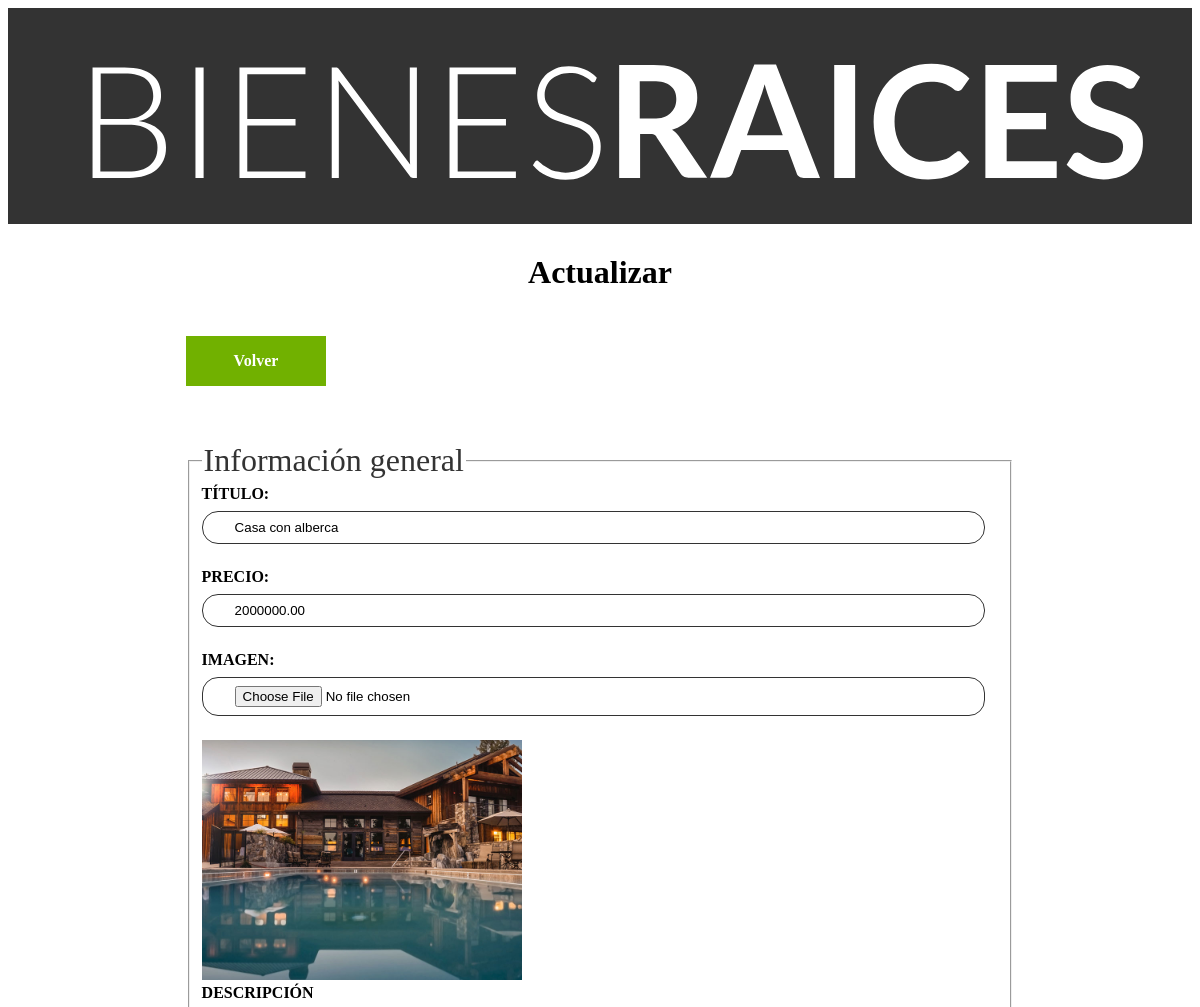
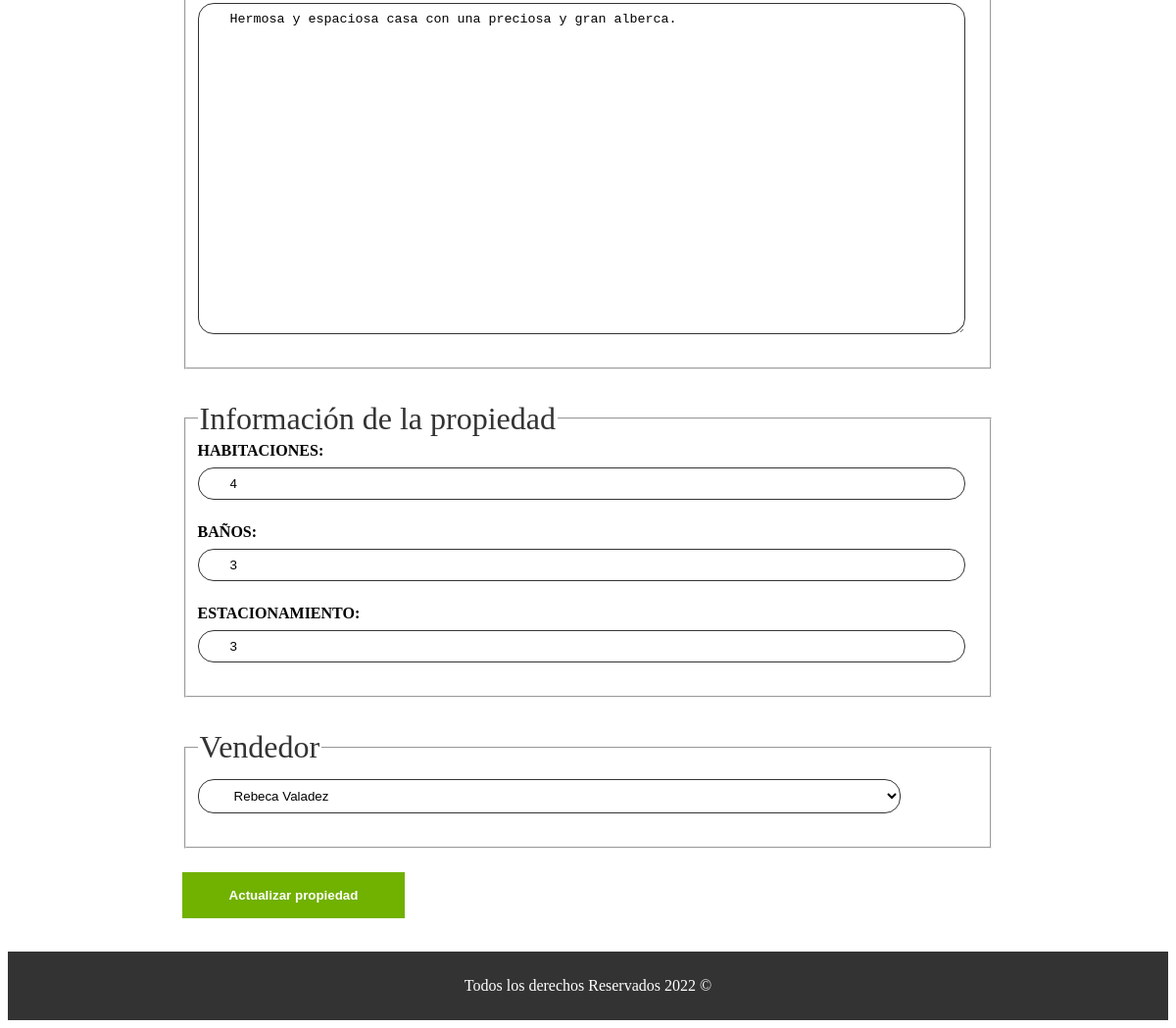
Screenshot of /Propiedades/Actualizar.php?id=19 with the database file from the repository (2 pictures, top to bottom).
### tables this page shows
CREATE TABLE `propiedades` (
  `id` int(11) NOT NULL AUTO_INCREMENT,
  `titulo` varchar(60) DEFAULT NULL,
  `precio` decimal(10,2) DEFAULT NULL,
  `imagen` varchar(200) DEFAULT NULL,
  `descripcion` longtext,
  `habitaciones` int(1) DEFAULT NULL,
  `wc` int(1) DEFAULT NULL,
  `estacionamiento` int(1) DEFAULT NULL,
  `creado` date DEFAULT NULL,
  `vendedorId` int(11) DEFAULT NULL,
  PRIMARY KEY (`id`),
  KEY `vendedorId_idx` (`vendedorId`),
  CONSTRAINT `vendedorId` FOREIGN KEY (`vendedorId`) REFERENCES `vendedores` (`id`) ON DELETE NO ACTION ON UPDATE NO ACTION
);

CREATE TABLE `vendedores` (
  `id` int(11) NOT NULL AUTO_INCREMENT,
  `nombre` varchar(45) DEFAULT NULL,
  `apellido` varchar(45) DEFAULT NULL,
  `telefono` varchar(10) DEFAULT NULL,
  PRIMARY KEY (`id`)
);

### Propiedades/Actualizar.php (the view, shortened to what this page needs)
<?php
$id = $_GET['id'];
$id = filter_var($id, FILTER_VALIDATE_INT);
$db = conectarDB();
$consulta = "SELECT * FROM propiedades WHERE id = $id";
$resultado = mysqli_query($db, $consulta);
$propiedad = mysqli_fetch_assoc($resultado);
$consulta = "SELECT * FROM vendedores";
$resultado = mysqli_query($db, $consulta);
$titulo = $propiedad['titulo'];
$precio = $propiedad['precio'];
$descripcion = $propiedad['descripcion'];
$habitaciones = $propiedad['habitaciones'];
$wc = $propiedad['wc'];
$estacionamiento = $propiedad['estacionamiento'];
$vendedorId = $propiedad['vendedorId'];
?>
<!DOCTYPE html>
<html lang="en">
<head>
  <link rel="stylesheet" href="../CSS/style.css" />
</head>
<body>
  <header class="header">
    <div class="barra">
      <a href="../index.php">
        <img src="../img/logo.svg" alt="Logotipo de Bienes Raices" />
      </a>
    </div>
  </header>
  <main class="contenedor seccion">
    <h1>Actualizar</h1>
    <a href="../index.php" class="boton boton-verde">Volver</a>
    <form class="formulario" method="POST" enctype="multipart/form-data">
      <fieldset>
        <legend>Información general</legend>
        <label for="titulo">Título:</label>
        <input type="text" id="titulo" name="titulo" placeholder="Título de la propiedad" value="<?php echo $titulo ?>">
        <label for="precio">Precio:</label>
        <input type="number" id="precio" name="precio" placeholder="Precio de la propiedad" value="<?php echo $precio ?>">
        <label for=" iamgen">Imagen:</label>
        <input type="file" id="imagen" accept="image/jpeg, image/png" name="imagen">
        <img src="../imagenes/<?php echo $propiedad['imagen'] ?>" alt="imagen" class="imagen-small">
        <label for="descripcion">Descripción</label>
        <textarea id="descripcion" name="descripcion"><?php echo $descripcion ?></textarea>
      </fieldset>
      <fieldset>
        <legend>Información de la propiedad</legend>
        <label for="habitaciones">Habitaciones:</label>
        <input type="number" id="habitaciones" name="habitaciones" placeholder="Ej: 3" min="1" max="9" value="<?php echo $habitaciones ?>">
        <label for=" wc">Baños:</label>
        <input type="number" id="wc" name="wc" placeholder="Ej: 3" min="1" max="9" value="<?php echo $wc ?>">
        <label for=" estacionamiento">Estacionamiento:</label>
        <input type="number" id="estacionamiento" name="estacionamiento" placeholder="Ej: 3" min="1" max="9" value="<?php echo $estacionamiento ?>">
      </fieldset>
      <fieldset>
        <legend>Vendedor</legend>
        <select name=" vendedorId">
          <option value="">>--Seleccione--<< /option>
              <?php while ($row = mysqli_fetch_assoc($resultado)) : ?>
          <option <?php echo $vendedorId === $row["id"] ? 'selected' : ''; ?> value="<?php echo $row['id']; ?>"> <?php echo $row['nombre'] . ' ' . $row['apellido']; ?></option>
        <?php endwhile ?>
        </select>
      </fieldset>
      <input type="submit" value="Actualizar propiedad" class="boton boton-verde">
    </form>
  </main>
  <footer class="footer seccion">
    <p class="copyright">
      Todos los derechos Reservados
      <?php echo date('Y'); ?>
      &copy;
    </p>
  </footer>
</body>
</html>

### CSS/style.css (style rules this page uses)
.header { background-color: #333333; padding: 10px; }
.contenedor { width: 70%; max-width: 120rem; margin: 0 auto; }
.seccion { margin-top: 2.5rem / 2; margin-bottom: 2.5rem / 2; }
main h1 { text-align: center; margin-top: 30px; }
.boton-verde { background-color: #71b100; color: white; font-weight: 700; text-decoration: none; padding: 1rem 3rem; text-align: center; margin: 1.5rem 0; display: inline-block; border: none; }
.formulario fieldset { margin-top: 2rem; }
.formulario legend { font-size: 2rem; color: #333333; }
.formulario label { font-weight: 700; text-transform: uppercase; display: block; }
.formulario select, input:not([type="submit"]), textarea { padding: 0.5rem 2rem; display: block; width: 90%; background-color: white; border: 1px solid #333333; border-radius: 1rem; margin: 0.5rem 0 1.5rem 0; }
.formulario textarea { height: 20rem; }
.imagen-small { width:20rem }
.footer { margin-top: 10px; padding: 10px 0; background-color: #333333; margin-bottom: 0; }
.copyright { color: white; text-align: center; }

### rows the page displays
propiedades: titulo "Casa con alberca", precio "2000000.00", imagen (picture), descripcion "Hermosa y espaciosa casa con una preciosa y gran alberca.", habitaciones "4", wc "3", estacionamiento "3", vendedorId.nombre "Rebeca Valadez"
